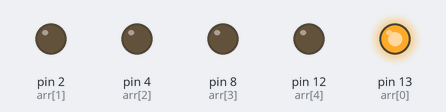
Simulated run of this sketch. Board: Arduino Uno, built with avr-gcc and run on an emulated ATmega328P. Parts: output pins drawn as LEDs (lit = HIGH).

Above: at 0.2 s.
At 3.2 s:
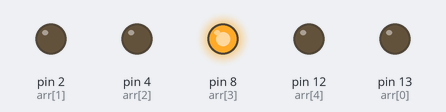
At 4.2 s:
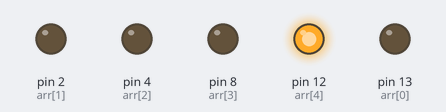
At 5.2 s:
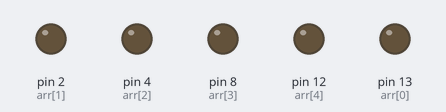
At 9.2 s:
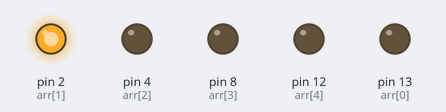
At 13.2 s:
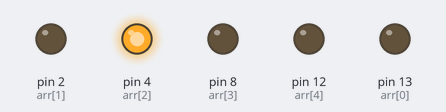
Timing chart, 0 to 14.3 s (numbered marks = the images above):
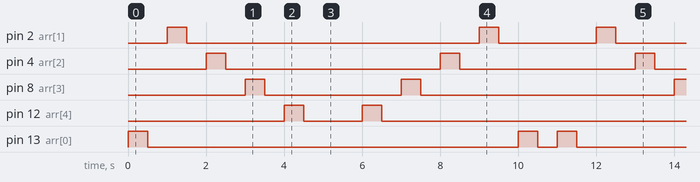

The sketch:

Lab1a.ino
```cpp
//
void setup()
{
  pinMode(2, OUTPUT);
  pinMode(4,OUTPUT);
  pinMode(8, OUTPUT);
 pinMode(12, OUTPUT);
  pinMode(13, OUTPUT);
}

void loop()
{
  int arr[5]={13,2,4,8,12};
  for(int i=0;i<5;i++){
  digitalWrite(arr[i], HIGH);
  delay(500); // Wait for 1000 millisecond(s)
  digitalWrite(arr[i], LOW);
  delay(500);
  }
  delay(1000);
  for(int i=4;i>=0;i--){
  digitalWrite(arr[i], HIGH);
  delay(500); // Wait for 1000 millisecond(s)
  digitalWrite(arr[i], LOW);
  delay(500);
  }

}
```

Measured:
- by itself, pin 2 (arr[1]): repeats every 11.0 s: LOW 7.5 s, HIGH 0.50 s, LOW 2.5 s, HIGH 0.50 s
- by itself, pin 4 (arr[2]): repeats every 11.0 s: LOW 5.5 s, HIGH 0.50 s, LOW 4.5 s, HIGH 0.50 s
- by itself, pin 8 (arr[3]): repeats every 11.0 s: LOW 3.5 s, HIGH 0.50 s, LOW 6.5 s, HIGH 0.50 s
- by itself, pin 12 (arr[4]): repeats every 11.0 s: LOW 1.5 s, HIGH 0.50 s, LOW 8.5 s, HIGH 0.50 s
- by itself, pin 13 (arr[0]): repeats every 11.0 s: LOW 9.5 s, HIGH 0.50 s, LOW 0.50 s, HIGH 0.50 s
